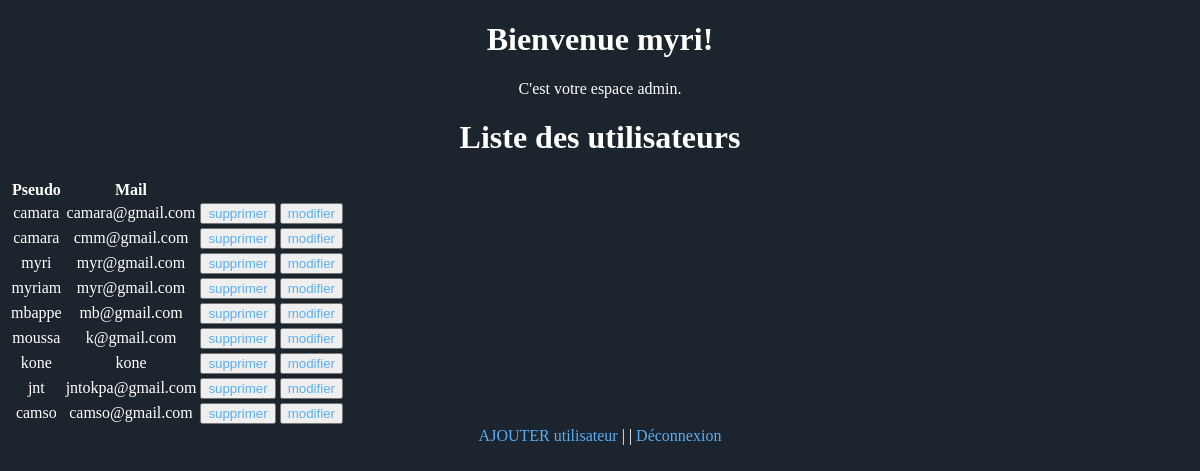
Page /admin/home.php (signed in) on the committed database.
### tables this page shows
CREATE TABLE `users` (
  `id` int(11) NOT NULL,
  `username` varchar(100) NOT NULL,
  `email` varchar(100) NOT NULL,
  `type` varchar(100) NOT NULL,
  `password` varchar(100) NOT NULL
);

### admin/home.php (the view, shortened to what this page needs)
<?php
 $host = 'localhost';
 $dbname = 'formulaire';
 $username = 'root';
 $password = 'root';
 $dsn = "mysql:host=$host;dbname=$dbname";
 $sql = "SELECT * FROM Users";
 try{
  $pdo = new PDO($dsn, $username, $password);
  $stmt = $pdo->query($sql);
 }catch (PDOException $e){
   echo $e->getMessage();
 }
?>
<!DOCTYPE html>
<html>
	<head>
	<link rel="stylesheet" href="../style.css" />
	</head>
	<body>
		<div class="sucess">
		<h1>Bienvenue <?php echo $_SESSION['username']; ?>!</h1>
		<p>C'est votre espace admin.</p>
		<h1>Liste des utilisateurs</h1>
 <table>
   <thead>
     <tr>
       <th>Pseudo</th>
       <th>Mail</th>
     </tr>
   </thead>
   <tbody>
     <?php while($row = $stmt->fetch(PDO::FETCH_ASSOC)) : ?>
     <tr>
       <td><?php echo htmlspecialchars($row['username']); ?></td>
       <td><?php echo htmlspecialchars($row['email']); ?></td>
	   <td><button><a href="delete_user.php?id=<?php echo $row['id'] ?>">supprimer</a></button></td>
	   <td><button><a href="update_user.php?id=<?php echo $row['id'] ?>">modifier</a></button></td>
     </tr>
     <?php endwhile; ?>
   </tbody>
 </table>
		<a href="add_user.php">AJOUTER utilisateur</a> | |
		<a href="../logout.php">Déconnexion</a>
		</div>
	</body>
</html>

### style.css (style rules this page uses)
body { background: #1c242d; }
.sucess { text-align: center; color: white; }
.sucess a { text-decoration: none; color: #58aef7; }

### rows in the picture
users: username "camara", email "camara@gmail.com"
users: username "camara", email "cmm@gmail.com"
users: username "myri", email "myr@gmail.com"
users: username "myriam", email "myr@gmail.com"
users: username "mbappe", email "mb@gmail.com"
users: username "moussa", email "k@gmail.com"
users: username "kone", email "kone"
users: username "jnt", email "jntokpa@gmail.com"
users: username "camso", email "camso@gmail.com"

### other values in the picture
$_SESSION['username'] "myri"
